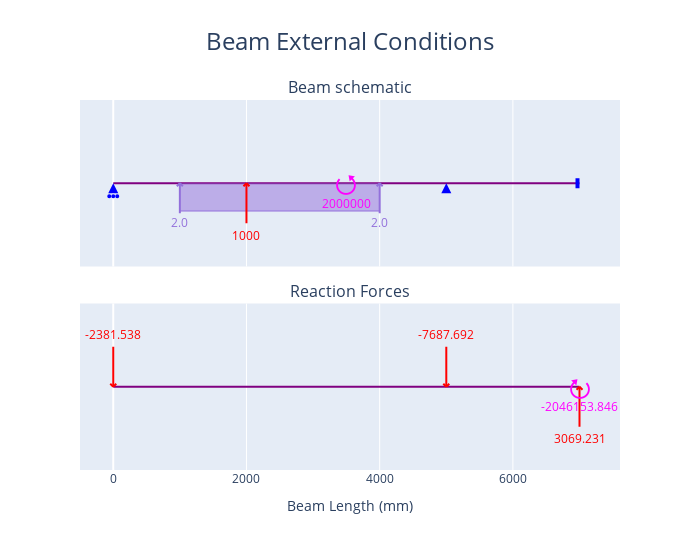
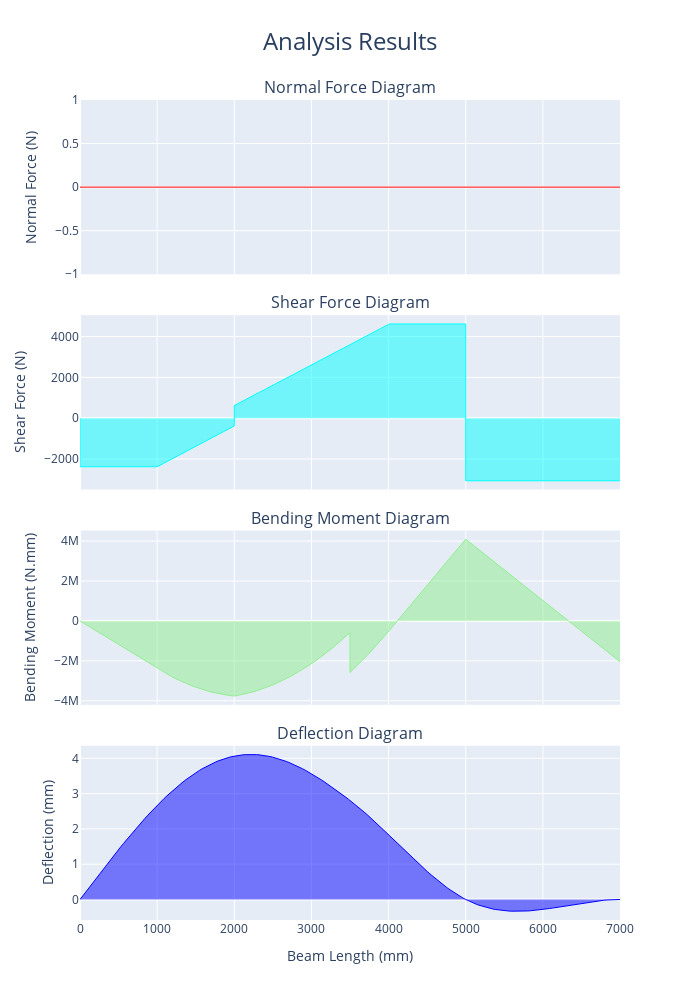
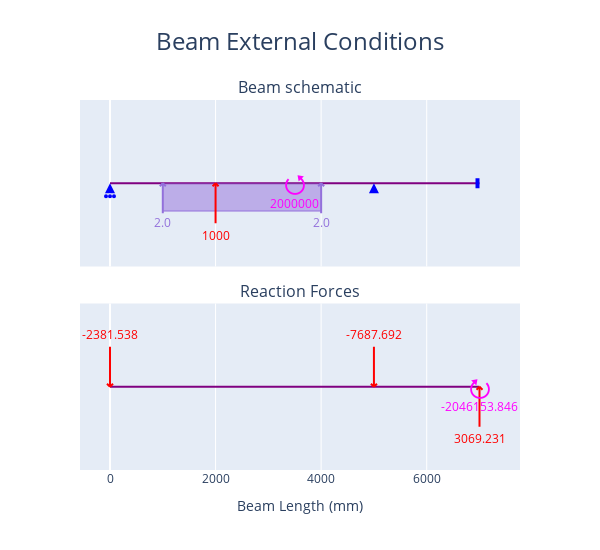
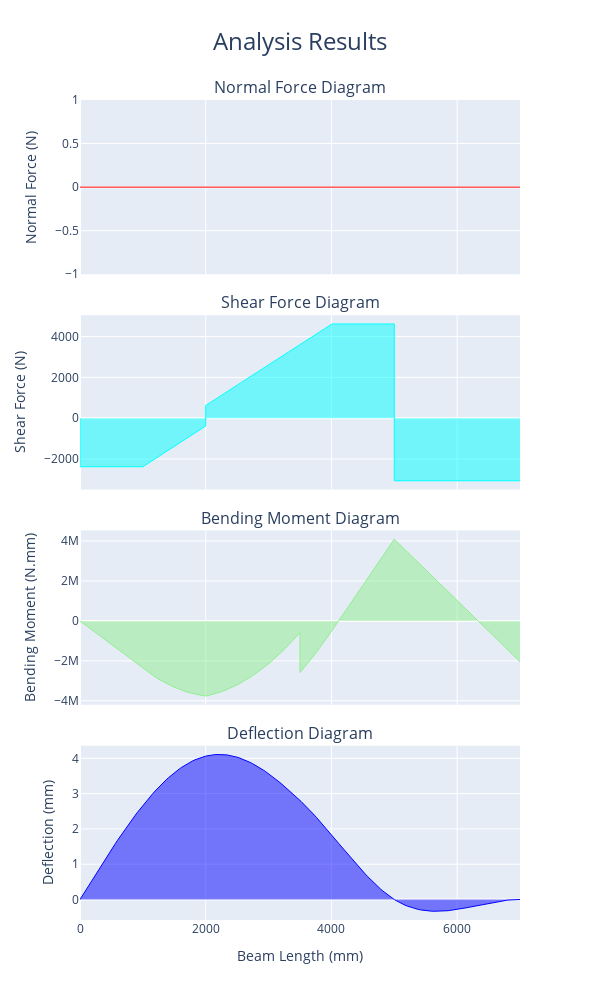

Notebook source saved alongside these figures, in order:
### Markdown cell above
## 2. Basic Usage (Readme example)

### Code cell
##arbritrary example defined in README.md
beam = Beam(7000)                          # Initialize a Beam object of length 9000 mm with E and I as defaults
beam_2 = Beam(9000,E=2000, I =100000)      # Initializa a Beam specifying some beam parameters

a = Support(5000,(1,1,0))                  # Defines a pin support at location x = 5000 mm  
b = Support(0,(0,1,0))                  # Defines a roller support at location x = 0 mm
c = Support(7000,(1,1,1))                  # Defines a fixed support at location x = 7000 mm
beam.add_supports(a,b,c)    

load_1 = PointLoadV(1000,2000)                # Defines a point load of 1000 N acting up, at location x = 2000 mm
load_2 = DistributedLoadV(2,(1000,4000))      # Defines a 2 N/mm UDL from location x = 1000 mm to x = 4000 mm 
load_3 = PointTorque(2*10**6, 3500)            # Defines a 2*10**6 N.mm point torque at location x = 3500 mm
beam.add_loads(load_1,load_2,load_3)    # Assign the support objects to a beam object created earlier

beam.analyse()


fig_1 = beam.plot_beam_external()
fig_1.show()

fig_2 = beam.plot_beam_internal()
fig_2.show()

fig_1.update_layout(width =600)
fig_2.update_layout(width =600)

#fig_1.write_image("./readme_example_external.png")
#fig_2.write_image("./readme_example_internal.png")

fig_1.write_html("./readme_example_external.html")
fig_2.write_html("./readme_example_internal.html")

### Figure 1 — Plotly figure (JSON) as saved in the notebook; plotly's stock layout.template omitted (floating-point values rounded to 4 significant figures; data arrays with more than 128 entries replaced by an {"elided": "..."} marker saying what was removed)
{"data": [{"hoverinfo": "skip", "hovertemplate": "%{x} mm", "line": {"color": "purple", "width": 2}, "mode": "lines", "name": "Beam_", "type": "scatter", "x": [0, 7000], "xaxis": "x", "y": [0, 0], "yaxis": "y"}, {"hoverinfo": "skip", "hovertemplate": "x: %{x} m<br>Fixed: %{meta[0]}", "marker": {"color": "blue", "size": 10, "symbol": "triangle-up"}, "meta": ["[0, 1, 0]"], "mode": "markers", "name": "Support", "opacity": 0, "showlegend": false, "type": "scatter", "x": [0], "xaxis": "x", "y": [0], "yaxis": "y"}, {"fill": "toself", "hoverinfo": "skip", "marker": {"color": "blue", "size": 10, "symbol": "arrow-up"}, "mode": "markers", "name": "Support", "showlegend": false, "type": "scatter", "x": [0], "xaxis": "x", "y": [0], "yaxis": "y"}, {"hoverinfo": "skip", "hovertemplate": "x: %{x} m<br>Fixed: %{meta[0]}", "marker": {"color": "blue", "size": 10, "symbol": "triangle-up"}, "meta": ["[1, 1, 0]"], "mode": "markers", "name": "Support", "opacity": 0, "showlegend": false, "type": "scatter", "x": [5000], "xaxis": "x", "y": [0], "yaxis": "y"}, {"fill": "toself", "hoverinfo": "skip", "marker": {"color": "blue", "size": 10, "symbol": "arrow-up"}, "mode": "markers", "name": "Support", "showlegend": false, "type": "scatter", "x": [5000], "xaxis": "x", "y": [0], "yaxis": "y"}, {"hoverinfo": "skip", "hovertemplate": "x: %{x} m<br>Fixed: %{meta[0]}", "marker": {"color": "blue", "size": 10, "symbol": "triangle-up"}, "meta": ["[1, 1, 1]"], "mode": "markers", "name": "Support", "opacity": 0, "showlegend": false, "type": "scatter", "x": [7000], "xaxis": "x", "y": [0], "yaxis": "y"}, {"hoverinfo": "skip", "hovertemplate": "x: %{meta[1]} mm<br>Force: %{meta[0]} N            <br>Angle: %{meta[2]} deg", "marker": {"color": "red", "size": 10, "symbol": "triangle-up"}, "meta": [1000, 2000, 90], "mode": "markers", "name": "Point<br>Load", "opacity": 0, "showlegend": false, "type": "scatter", "x": [2000], "xaxis": "x", "y": [0], "yaxis": "y"}, {"fill": "tozeroy", "hoverinfo": "skip", "hovertemplate": "", "line": {"color": "mediumpurple", "width": 1}, "mode": "lines", "name": "Distributed<br>Load", "type": "scatter", "x": {"elided": "1000 float values"}, "xaxis": "x", "y": {"elided": "1000 int values"}, "yaxis": "y"}, {"hoverinfo": "skip", "hovertemplate": "x: %{meta[0]} mm<br>Force: %{meta[1]} N/mm        <br>Angle: %{meta[2]} deg", "marker": {"color": "mediumpurple", "size": 10, "symbol": "triangle-up"}, "meta": [1000, 2, 90], "mode": "markers", "name": "Distributed<br>Load", "opacity": 0, "showlegend": false, "type": "scatter", "x": [1000], "xaxis": "x", "y": [0], "yaxis": "y"}, {"hoverinfo": "skip", "hovertemplate": "x: %{meta[0]} mm<br>Force: %{meta[1]} N/mm        <br>Angle: %{meta[2]} deg", "marker": {"color": "mediumpurple", "size": 10, "symbol": "triangle-up"}, "meta": [4000, 2, 90], "mode": "markers", "name": "Distributed<br>Load", "opacity": 0, "showlegend": false, "type": "scatter", "x": [4000], "xaxis": "x", "y": [0], "yaxis": "y"}, {"hoverinfo": "skip", "hovertemplate": "x: %{meta[1]} mm<br>Moment: %{meta[0]} N.mm", "marker": {"color": "magenta", "size": 10, "symbol": "triangle-up"}, "meta": [2000000, 3500], "mode": "markers", "name": "Point<br>Torque", "opacity": 0, "showlegend": false, "type": "scatter", "x": [3500], "xaxis": "x", "y": [0], "yaxis": "y"}, {"hoverinfo": "skip", "hovertemplate": "%{x} mm", "line": {"color": "purple", "width": 2}, "mode": "lines", "name": "Beam", "type": "scatter", "x": [0, 7000], "xaxis": "x2", "y": [0, 0], "yaxis": "y2"}, {"hoverinfo": "skip", "hovertemplate": "Reactions<br>x coord: %{x} mm<br>y: %{meta[1]} N", "marker": {"color": "red", "size": 10, "symbol": "triangle-up"}, "meta": [0, -2382.0, 0], "mode": "markers", "name": "Reaction", "opacity": 0, "showlegend": false, "type": "scatter", "x": [0], "xaxis": "x2", "y": [0], "yaxis": "y2"}, {"hoverinfo": "skip", "hovertemplate": "Reactions<br>x coord: %{x} mm<br>y: %{meta[1]} N", "marker": {"color": "red", "size": 10, "symbol": "triangle-up"}, "meta": [0, -7688.0, 0], "mode": "markers", "name": "Reaction", "opacity": 0, "showlegend": false, "type": "scatter", "x": [5000], "xaxis": "x2", "y": [0], "yaxis": "y2"}, {"hoverinfo": "skip", "hovertemplate": "Reactions<br>x coord: %{x} mm<br>y: %{meta[1]} N<br>m: %{meta[2]} N.mm", "marker": {"color": "red", "size": 10, "symbol": "triangle-up"}, "meta": [0, 3069.0, -2046000.0], "mode": "markers", "name": "Reaction", "opacity": 0, "showlegend": false, "type": "scatter", "x": [7000], "xaxis": "x2", "y": [0], "yaxis": "y2"}], "layout": {"annotations": [{"font": {"size": 16}, "showarrow": false, "text": "Beam schematic", "x": 0.5, "xanchor": "center", "xref": "paper", "y": 1, "yanchor": "bottom", "yref": "paper"}, {"font": {"size": 16}, "showarrow": false, "text": "Reaction Forces", "x": 0.5, "xanchor": "center", "xref": "paper", "y": 0.45, "yanchor": "bottom", "yref": "paper"}, {"font": {"color": "red"}, "showarrow": false, "text": "1000", "x": 2000, "xref": "x", "xshift": 0, "y": 0, "yref": "y", "yshift": -52}, {"font": {"color": "mediumpurple"}, "showarrow": false, "text": "2.0", "x": 1000, "xref": "x", "xshift": 0, "y": 0, "yref": "y", "yshift": -39}, {"font": {"color": "mediumpurple"}, "showarrow": false, "text": "2.0", "x": 4000, "xref": "x", "xshift": 0, "y": 0, "yref": "y", "yshift": -39}, {"font": {"color": "magenta", "size": 26}, "showarrow": false, "text": "⭯", "x": 3500, "xref": "x", "y": 0, "yref": "y", "yshift": 0}, {"font": {"color": "magenta"}, "showarrow": false, "text": "2000000", "x": 3500, "xref": "x", "y": 0, "yref": "y", "yshift": -20}, {"font": {"color": "red"}, "showarrow": false, "text": "-2381.538", "x": 0, "xref": "x2", "xshift": 0, "y": 0, "yref": "y2", "yshift": 52}, {"font": {"color": "red"}, "showarrow": false, "text": "-7687.692", "x": 5000, "xref": "x2", "xshift": 0, "y": 0, "yref": "y2", "yshift": 52}, {"font": {"color": "red"}, "showarrow": false, "text": "3069.231", "x": 7000, "xref": "x2", "xshift": 0, "y": 0, "yref": "y2", "yshift": -52}, {"font": {"color": "magenta", "size": 26}, "showarrow": false, "text": "⭮", "x": 7000, "xref": "x2", "y": 0, "yref": "y2", "yshift": 0}, {"font": {"color": "magenta"}, "showarrow": false, "text": "-2046153.846", "x": 7000, "xref": "x2", "y": 0, "yref": "y2", "yshift": -20}], "height": 550, "hovermode": "x", "shapes": [{"fillcolor": "blue", "line": {"color": "blue"}, "type": "circle", "x0": -1, "x1": 1, "xanchor": 0, "xref": "x", "xsizemode": "pixel", "y0": -14, "y1": -12, "yanchor": 0, "yref": "y", "ysizemode": "pixel"}, {"fillcolor": "blue", "line": {"color": "blue"}, "type": "circle", "x0": -5, "x1": -3, "xanchor": 0, "xref": "x", "xsizemode": "pixel", "y0": -14, "y1": -12, "yanchor": 0, "yref": "y", "ysizemode": "pixel"}, {"fillcolor": "blue", "line": {"color": "blue"}, "type": "circle", "x0": 3, "x1": 5, "xanchor": 0, "xref": "x", "xsizemode": "pixel", "y0": -14, "y1": -12, "yanchor": 0, "yref": "y", "ysizemode": "pixel"}, {"fillcolor": "blue", "line": {"color": "blue", "width": 4}, "type": "rect", "x0": -2, "x1": -2, "xanchor": 7000, "xref": "x", "xsizemode": "pixel", "y0": -5, "y1": 5, "yanchor": 0, "yref": "y", "ysizemode": "pixel"}, {"line": {"color": "red", "width": 2}, "type": "line", "x0": 0, "x1": 3, "xanchor": 2000, "xref": "x", "xsizemode": "pixel", "y0": 0, "y1": -3, "yanchor": 0, "yref": "y", "ysizemode": "pixel"}, {"line": {"color": "red", "width": 2}, "type": "line", "x0": 0, "x1": -3, "xanchor": 2000, "xref": "x", "xsizemode": "pixel", "y0": 0, "y1": -3, "yanchor": 0, "yref": "y", "ysizemode": "pixel"}, {"line": {"color": "red", "width": 2}, "type": "line", "x0": 0, "x1": 0, "xanchor": 2000, "xref": "x", "xsizemode": "pixel", "y0": 0, "y1": -40, "yanchor": 0, "yref": "y", "ysizemode": "pixel"}, {"line": {"color": "mediumpurple", "width": 2}, "type": "line", "x0": 0, "x1": 3, "xanchor": 1000, "xref": "x", "xsizemode": "pixel", "y0": 0, "y1": -3, "yanchor": 0, "yref": "y", "ysizemode": "pixel"}, {"line": {"color": "mediumpurple", "width": 2}, "type": "line", "x0": 0, "x1": -3, "xanchor": 1000, "xref": "x", "xsizemode": "pixel", "y0": 0, "y1": -3, "yanchor": 0, "yref": "y", "ysizemode": "pixel"}, {"line": {"color": "mediumpurple", "width": 2}, "type": "line", "x0": 0, "x1": 0, "xanchor": 1000, "xref": "x", "xsizemode": "pixel", "y0": 0, "y1": -30, "yanchor": 0, "yref": "y", "ysizemode": "pixel"}, {"line": {"color": "mediumpurple", "width": 2}, "type": "line", "x0": 0, "x1": 3, "xanchor": 4000, "xref": "x", "xsizemode": "pixel", "y0": 0, "y1": -3, "yanchor": 0, "yref": "y", "ysizemode": "pixel"}, {"line": {"color": "mediumpurple", "width": 2}, "type": "line", "x0": 0, "x1": -3, "xanchor": 4000, "xref": "x", "xsizemode": "pixel", "y0": 0, "y1": -3, "yanchor": 0, "yref": "y", "ysizemode": "pixel"}, {"line": {"color": "mediumpurple", "width": 2}, "type": "line", "x0": 0, "x1": 0, "xanchor": 4000, "xref": "x", "xsizemode": "pixel", "y0": 0, "y1": -30, "yanchor": 0, "yref": "y", "ysizemode": "pixel"}, {"line": {"color": "red", "width": 2}, "type": "line", "x0": 0, "x1": -3, "xanchor": 0, "xref": "x2", "xsizemode": "pixel", "y0": 0, "y1": 3, "yanchor": 0, "yref": "y2", "ysizemode": "pixel"}, {"line": {"color": "red", "width": 2}, "type": "line", "x0": 0, "x1": 3, "xanchor": 0, "xref": "x2", "xsizemode": "pixel", "y0": 0, "y1": 3, "yanchor": 0, "yref": "y2", "ysizemode": "pixel"}, {"line": {"color": "red", "width": 2}, "type": "line", "x0": 0, "x1": 0, "xanchor": 0, "xref": "x2", "xsizemode": "pixel", "y0": 0, "y1": 40, "yanchor": 0, "yref": "y2", "ysizemode": "pixel"}, {"line": {"color": "red", "width": 2}, "type": "line", "x0": 0, "x1": -3, "xanchor": 5000, "xref": "x2", "xsizemode": "pixel", "y0": 0, "y1": 3, "yanchor": 0, "yref": "y2", "ysizemode": "pixel"}, {"line": {"color": "red", "width": 2}, "type": "line", "x0": 0, "x1": 3, "xanchor": 5000, "xref": "x2", "xsizemode": "pixel", "y0": 0, "y1": 3, "yanchor": 0, "yref": "y2", "ysizemode": "pixel"}, {"line": {"color": "red", "width": 2}, "type": "line", "x0": 0, "x1": 0, "xanchor": 5000, "xref": "x2", "xsizemode": "pixel", "y0": 0, "y1": 40, "yanchor": 0, "yref": "y2", "ysizemode": "pixel"}, {"line": {"color": "red", "width": 2}, "type": "line", "x0": 0, "x1": 3, "xanchor": 7000, "xref": "x2", "xsizemode": "pixel", "y0": 0, "y1": -3, "yanchor": 0, "yref": "y2", "ysizemode": "pixel"}, {"line": {"color": "red", "width": 2}, "type": "line", "x0": 0, "x1": -3, "xanchor": 7000, "xref": "x2", "xsizemode": "pixel", "y0": 0, "y1": -3, "yanchor": 0, "yref": "y2", "ysizemode": "pixel"}, {"line": {"color": "red", "width": 2}, "type": "line", "x0": 0, "x1": 0, "xanchor": 7000, "xref": "x2", "xsizemode": "pixel", "y0": 0, "y1": -40, "yanchor": 0, "yref": "y2", "ysizemode": "pixel"}], "showlegend": false, "title": {"font": {"size": 24}, "text": "Beam External Conditions", "x": 0.5}, "width": 700, "xaxis": {"anchor": "y", "domain": [0, 1], "matches": "x2", "showticklabels": false}, "xaxis2": {"anchor": "y2", "domain": [0, 1], "title": {"text": "Beam Length (mm)"}}, "yaxis": {"anchor": "x", "domain": [0.55, 1], "fixedrange": true, "range": [-3, 3], "visible": false}, "yaxis2": {"anchor": "x2", "domain": [0, 0.45], "fixedrange": true, "range": [-3, 3], "visible": false}}}

### Figure 2 — Plotly figure (JSON) as saved in the notebook; plotly's stock layout.template omitted (floating-point values rounded to 4 significant figures; data arrays with more than 128 entries replaced by an {"elided": "..."} marker saying what was removed)
{"data": [{"fill": "tozeroy", "hovertemplate": "x: %{x:.3f} mm <br>f(x): %{y:.3f} ", "line": {"color": "red", "width": 1}, "mode": "lines", "name": "Normal Force", "type": "scatter", "x": {"elided": "212 float values"}, "xaxis": "x", "y": {"elided": "212 int values"}, "yaxis": "y"}, {"fill": "tozeroy", "hovertemplate": "x: %{x:.3f} mm <br>f(x): %{y:.3f} ", "line": {"color": "aqua", "width": 1}, "mode": "lines", "name": "Shear Force", "type": "scatter", "x": {"elided": "212 float values"}, "xaxis": "x2", "y": {"elided": "212 float values"}, "yaxis": "y2"}, {"fill": "tozeroy", "hovertemplate": "x: %{x:.3f} mm <br>f(x): %{y:.3f} ", "line": {"color": "lightgreen", "width": 1}, "mode": "lines", "name": "Bending Moment", "type": "scatter", "x": {"elided": "212 float values"}, "xaxis": "x3", "y": {"elided": "212 float values"}, "yaxis": "y3"}, {"fill": "tozeroy", "hovertemplate": "x: %{x:.3f} mm <br>f(x): %{y:.3f} ", "line": {"color": "blue", "width": 1}, "mode": "lines", "name": "Deflection", "type": "scatter", "x": {"elided": "212 float values"}, "xaxis": "x4", "y": {"elided": "212 float values"}, "yaxis": "y4"}], "layout": {"annotations": [{"font": {"size": 16}, "showarrow": false, "text": "Normal Force Diagram", "x": 0.5, "xanchor": "center", "xref": "paper", "y": 1, "yanchor": "bottom", "yref": "paper"}, {"font": {"size": 16}, "showarrow": false, "text": "Shear Force Diagram", "x": 0.5, "xanchor": "center", "xref": "paper", "y": 0.7375, "yanchor": "bottom", "yref": "paper"}, {"font": {"size": 16}, "showarrow": false, "text": "Bending Moment Diagram", "x": 0.5, "xanchor": "center", "xref": "paper", "y": 0.475, "yanchor": "bottom", "yref": "paper"}, {"font": {"size": 16}, "showarrow": false, "text": "Deflection Diagram", "x": 0.5, "xanchor": "center", "xref": "paper", "y": 0.2125, "yanchor": "bottom", "yref": "paper"}], "height": 1000, "showlegend": false, "title": {"font": {"size": 24}, "text": "Analysis Results", "x": 0.5}, "width": 700, "xaxis": {"anchor": "y", "domain": [0, 1], "matches": "x4", "showticklabels": false}, "xaxis2": {"anchor": "y2", "domain": [0, 1], "matches": "x4", "showticklabels": false}, "xaxis3": {"anchor": "y3", "domain": [0, 1], "matches": "x4", "showticklabels": false}, "xaxis4": {"anchor": "y4", "domain": [0, 1], "title": {"text": "Beam Length (mm)"}}, "yaxis": {"anchor": "x", "domain": [0.7875, 1], "title": {"text": "Normal Force (N)"}}, "yaxis2": {"anchor": "x2", "domain": [0.525, 0.7375], "title": {"text": "Shear Force (N)"}}, "yaxis3": {"anchor": "x3", "domain": [0.2625, 0.475], "title": {"text": "Bending Moment (N.mm)"}}, "yaxis4": {"anchor": "x4", "domain": [0, 0.2125], "title": {"text": "Deflection (mm)"}}}}

### Figure 3 — Plotly figure (JSON) as saved in the notebook; plotly's stock layout.template omitted (floating-point values rounded to 4 significant figures; data arrays with more than 128 entries replaced by an {"elided": "..."} marker saying what was removed)
{"data": [{"hoverinfo": "skip", "hovertemplate": "%{x} mm", "line": {"color": "purple", "width": 2}, "mode": "lines", "name": "Beam_", "type": "scatter", "x": [0, 7000], "xaxis": "x", "y": [0, 0], "yaxis": "y"}, {"hoverinfo": "skip", "hovertemplate": "x: %{x} m<br>Fixed: %{meta[0]}", "marker": {"color": "blue", "size": 10, "symbol": "triangle-up"}, "meta": ["[0, 1, 0]"], "mode": "markers", "name": "Support", "opacity": 0, "showlegend": false, "type": "scatter", "x": [0], "xaxis": "x", "y": [0], "yaxis": "y"}, {"fill": "toself", "hoverinfo": "skip", "marker": {"color": "blue", "size": 10, "symbol": "arrow-up"}, "mode": "markers", "name": "Support", "showlegend": false, "type": "scatter", "x": [0], "xaxis": "x", "y": [0], "yaxis": "y"}, {"hoverinfo": "skip", "hovertemplate": "x: %{x} m<br>Fixed: %{meta[0]}", "marker": {"color": "blue", "size": 10, "symbol": "triangle-up"}, "meta": ["[1, 1, 0]"], "mode": "markers", "name": "Support", "opacity": 0, "showlegend": false, "type": "scatter", "x": [5000], "xaxis": "x", "y": [0], "yaxis": "y"}, {"fill": "toself", "hoverinfo": "skip", "marker": {"color": "blue", "size": 10, "symbol": "arrow-up"}, "mode": "markers", "name": "Support", "showlegend": false, "type": "scatter", "x": [5000], "xaxis": "x", "y": [0], "yaxis": "y"}, {"hoverinfo": "skip", "hovertemplate": "x: %{x} m<br>Fixed: %{meta[0]}", "marker": {"color": "blue", "size": 10, "symbol": "triangle-up"}, "meta": ["[1, 1, 1]"], "mode": "markers", "name": "Support", "opacity": 0, "showlegend": false, "type": "scatter", "x": [7000], "xaxis": "x", "y": [0], "yaxis": "y"}, {"hoverinfo": "skip", "hovertemplate": "x: %{meta[1]} mm<br>Force: %{meta[0]} N            <br>Angle: %{meta[2]} deg", "marker": {"color": "red", "size": 10, "symbol": "triangle-up"}, "meta": [1000, 2000, 90], "mode": "markers", "name": "Point<br>Load", "opacity": 0, "showlegend": false, "type": "scatter", "x": [2000], "xaxis": "x", "y": [0], "yaxis": "y"}, {"fill": "tozeroy", "hoverinfo": "skip", "hovertemplate": "", "line": {"color": "mediumpurple", "width": 1}, "mode": "lines", "name": "Distributed<br>Load", "type": "scatter", "x": {"elided": "1000 float values"}, "xaxis": "x", "y": {"elided": "1000 int values"}, "yaxis": "y"}, {"hoverinfo": "skip", "hovertemplate": "x: %{meta[0]} mm<br>Force: %{meta[1]} N/mm        <br>Angle: %{meta[2]} deg", "marker": {"color": "mediumpurple", "size": 10, "symbol": "triangle-up"}, "meta": [1000, 2, 90], "mode": "markers", "name": "Distributed<br>Load", "opacity": 0, "showlegend": false, "type": "scatter", "x": [1000], "xaxis": "x", "y": [0], "yaxis": "y"}, {"hoverinfo": "skip", "hovertemplate": "x: %{meta[0]} mm<br>Force: %{meta[1]} N/mm        <br>Angle: %{meta[2]} deg", "marker": {"color": "mediumpurple", "size": 10, "symbol": "triangle-up"}, "meta": [4000, 2, 90], "mode": "markers", "name": "Distributed<br>Load", "opacity": 0, "showlegend": false, "type": "scatter", "x": [4000], "xaxis": "x", "y": [0], "yaxis": "y"}, {"hoverinfo": "skip", "hovertemplate": "x: %{meta[1]} mm<br>Moment: %{meta[0]} N.mm", "marker": {"color": "magenta", "size": 10, "symbol": "triangle-up"}, "meta": [2000000, 3500], "mode": "markers", "name": "Point<br>Torque", "opacity": 0, "showlegend": false, "type": "scatter", "x": [3500], "xaxis": "x", "y": [0], "yaxis": "y"}, {"hoverinfo": "skip", "hovertemplate": "%{x} mm", "line": {"color": "purple", "width": 2}, "mode": "lines", "name": "Beam", "type": "scatter", "x": [0, 7000], "xaxis": "x2", "y": [0, 0], "yaxis": "y2"}, {"hoverinfo": "skip", "hovertemplate": "Reactions<br>x coord: %{x} mm<br>y: %{meta[1]} N", "marker": {"color": "red", "size": 10, "symbol": "triangle-up"}, "meta": [0, -2382.0, 0], "mode": "markers", "name": "Reaction", "opacity": 0, "showlegend": false, "type": "scatter", "x": [0], "xaxis": "x2", "y": [0], "yaxis": "y2"}, {"hoverinfo": "skip", "hovertemplate": "Reactions<br>x coord: %{x} mm<br>y: %{meta[1]} N", "marker": {"color": "red", "size": 10, "symbol": "triangle-up"}, "meta": [0, -7688.0, 0], "mode": "markers", "name": "Reaction", "opacity": 0, "showlegend": false, "type": "scatter", "x": [5000], "xaxis": "x2", "y": [0], "yaxis": "y2"}, {"hoverinfo": "skip", "hovertemplate": "Reactions<br>x coord: %{x} mm<br>y: %{meta[1]} N<br>m: %{meta[2]} N.mm", "marker": {"color": "red", "size": 10, "symbol": "triangle-up"}, "meta": [0, 3069.0, -2046000.0], "mode": "markers", "name": "Reaction", "opacity": 0, "showlegend": false, "type": "scatter", "x": [7000], "xaxis": "x2", "y": [0], "yaxis": "y2"}], "layout": {"annotations": [{"font": {"size": 16}, "showarrow": false, "text": "Beam schematic", "x": 0.5, "xanchor": "center", "xref": "paper", "y": 1, "yanchor": "bottom", "yref": "paper"}, {"font": {"size": 16}, "showarrow": false, "text": "Reaction Forces", "x": 0.5, "xanchor": "center", "xref": "paper", "y": 0.45, "yanchor": "bottom", "yref": "paper"}, {"font": {"color": "red"}, "showarrow": false, "text": "1000", "x": 2000, "xref": "x", "xshift": 0, "y": 0, "yref": "y", "yshift": -52}, {"font": {"color": "mediumpurple"}, "showarrow": false, "text": "2.0", "x": 1000, "xref": "x", "xshift": 0, "y": 0, "yref": "y", "yshift": -39}, {"font": {"color": "mediumpurple"}, "showarrow": false, "text": "2.0", "x": 4000, "xref": "x", "xshift": 0, "y": 0, "yref": "y", "yshift": -39}, {"font": {"color": "magenta", "size": 26}, "showarrow": false, "text": "⭯", "x": 3500, "xref": "x", "y": 0, "yref": "y", "yshift": 0}, {"font": {"color": "magenta"}, "showarrow": false, "text": "2000000", "x": 3500, "xref": "x", "y": 0, "yref": "y", "yshift": -20}, {"font": {"color": "red"}, "showarrow": false, "text": "-2381.538", "x": 0, "xref": "x2", "xshift": 0, "y": 0, "yref": "y2", "yshift": 52}, {"font": {"color": "red"}, "showarrow": false, "text": "-7687.692", "x": 5000, "xref": "x2", "xshift": 0, "y": 0, "yref": "y2", "yshift": 52}, {"font": {"color": "red"}, "showarrow": false, "text": "3069.231", "x": 7000, "xref": "x2", "xshift": 0, "y": 0, "yref": "y2", "yshift": -52}, {"font": {"color": "magenta", "size": 26}, "showarrow": false, "text": "⭮", "x": 7000, "xref": "x2", "y": 0, "yref": "y2", "yshift": 0}, {"font": {"color": "magenta"}, "showarrow": false, "text": "-2046153.846", "x": 7000, "xref": "x2", "y": 0, "yref": "y2", "yshift": -20}], "height": 550, "hovermode": "x", "shapes": [{"fillcolor": "blue", "line": {"color": "blue"}, "type": "circle", "x0": -1, "x1": 1, "xanchor": 0, "xref": "x", "xsizemode": "pixel", "y0": -14, "y1": -12, "yanchor": 0, "yref": "y", "ysizemode": "pixel"}, {"fillcolor": "blue", "line": {"color": "blue"}, "type": "circle", "x0": -5, "x1": -3, "xanchor": 0, "xref": "x", "xsizemode": "pixel", "y0": -14, "y1": -12, "yanchor": 0, "yref": "y", "ysizemode": "pixel"}, {"fillcolor": "blue", "line": {"color": "blue"}, "type": "circle", "x0": 3, "x1": 5, "xanchor": 0, "xref": "x", "xsizemode": "pixel", "y0": -14, "y1": -12, "yanchor": 0, "yref": "y", "ysizemode": "pixel"}, {"fillcolor": "blue", "line": {"color": "blue", "width": 4}, "type": "rect", "x0": -2, "x1": -2, "xanchor": 7000, "xref": "x", "xsizemode": "pixel", "y0": -5, "y1": 5, "yanchor": 0, "yref": "y", "ysizemode": "pixel"}, {"line": {"color": "red", "width": 2}, "type": "line", "x0": 0, "x1": 3, "xanchor": 2000, "xref": "x", "xsizemode": "pixel", "y0": 0, "y1": -3, "yanchor": 0, "yref": "y", "ysizemode": "pixel"}, {"line": {"color": "red", "width": 2}, "type": "line", "x0": 0, "x1": -3, "xanchor": 2000, "xref": "x", "xsizemode": "pixel", "y0": 0, "y1": -3, "yanchor": 0, "yref": "y", "ysizemode": "pixel"}, {"line": {"color": "red", "width": 2}, "type": "line", "x0": 0, "x1": 0, "xanchor": 2000, "xref": "x", "xsizemode": "pixel", "y0": 0, "y1": -40, "yanchor": 0, "yref": "y", "ysizemode": "pixel"}, {"line": {"color": "mediumpurple", "width": 2}, "type": "line", "x0": 0, "x1": 3, "xanchor": 1000, "xref": "x", "xsizemode": "pixel", "y0": 0, "y1": -3, "yanchor": 0, "yref": "y", "ysizemode": "pixel"}, {"line": {"color": "mediumpurple", "width": 2}, "type": "line", "x0": 0, "x1": -3, "xanchor": 1000, "xref": "x", "xsizemode": "pixel", "y0": 0, "y1": -3, "yanchor": 0, "yref": "y", "ysizemode": "pixel"}, {"line": {"color": "mediumpurple", "width": 2}, "type": "line", "x0": 0, "x1": 0, "xanchor": 1000, "xref": "x", "xsizemode": "pixel", "y0": 0, "y1": -30, "yanchor": 0, "yref": "y", "ysizemode": "pixel"}, {"line": {"color": "mediumpurple", "width": 2}, "type": "line", "x0": 0, "x1": 3, "xanchor": 4000, "xref": "x", "xsizemode": "pixel", "y0": 0, "y1": -3, "yanchor": 0, "yref": "y", "ysizemode": "pixel"}, {"line": {"color": "mediumpurple", "width": 2}, "type": "line", "x0": 0, "x1": -3, "xanchor": 4000, "xref": "x", "xsizemode": "pixel", "y0": 0, "y1": -3, "yanchor": 0, "yref": "y", "ysizemode": "pixel"}, {"line": {"color": "mediumpurple", "width": 2}, "type": "line", "x0": 0, "x1": 0, "xanchor": 4000, "xref": "x", "xsizemode": "pixel", "y0": 0, "y1": -30, "yanchor": 0, "yref": "y", "ysizemode": "pixel"}, {"line": {"color": "red", "width": 2}, "type": "line", "x0": 0, "x1": -3, "xanchor": 0, "xref": "x2", "xsizemode": "pixel", "y0": 0, "y1": 3, "yanchor": 0, "yref": "y2", "ysizemode": "pixel"}, {"line": {"color": "red", "width": 2}, "type": "line", "x0": 0, "x1": 3, "xanchor": 0, "xref": "x2", "xsizemode": "pixel", "y0": 0, "y1": 3, "yanchor": 0, "yref": "y2", "ysizemode": "pixel"}, {"line": {"color": "red", "width": 2}, "type": "line", "x0": 0, "x1": 0, "xanchor": 0, "xref": "x2", "xsizemode": "pixel", "y0": 0, "y1": 40, "yanchor": 0, "yref": "y2", "ysizemode": "pixel"}, {"line": {"color": "red", "width": 2}, "type": "line", "x0": 0, "x1": -3, "xanchor": 5000, "xref": "x2", "xsizemode": "pixel", "y0": 0, "y1": 3, "yanchor": 0, "yref": "y2", "ysizemode": "pixel"}, {"line": {"color": "red", "width": 2}, "type": "line", "x0": 0, "x1": 3, "xanchor": 5000, "xref": "x2", "xsizemode": "pixel", "y0": 0, "y1": 3, "yanchor": 0, "yref": "y2", "ysizemode": "pixel"}, {"line": {"color": "red", "width": 2}, "type": "line", "x0": 0, "x1": 0, "xanchor": 5000, "xref": "x2", "xsizemode": "pixel", "y0": 0, "y1": 40, "yanchor": 0, "yref": "y2", "ysizemode": "pixel"}, {"line": {"color": "red", "width": 2}, "type": "line", "x0": 0, "x1": 3, "xanchor": 7000, "xref": "x2", "xsizemode": "pixel", "y0": 0, "y1": -3, "yanchor": 0, "yref": "y2", "ysizemode": "pixel"}, {"line": {"color": "red", "width": 2}, "type": "line", "x0": 0, "x1": -3, "xanchor": 7000, "xref": "x2", "xsizemode": "pixel", "y0": 0, "y1": -3, "yanchor": 0, "yref": "y2", "ysizemode": "pixel"}, {"line": {"color": "red", "width": 2}, "type": "line", "x0": 0, "x1": 0, "xanchor": 7000, "xref": "x2", "xsizemode": "pixel", "y0": 0, "y1": -40, "yanchor": 0, "yref": "y2", "ysizemode": "pixel"}], "showlegend": false, "title": {"font": {"size": 24}, "text": "Beam External Conditions", "x": 0.5}, "width": 600, "xaxis": {"anchor": "y", "domain": [0, 1], "matches": "x2", "showticklabels": false}, "xaxis2": {"anchor": "y2", "domain": [0, 1], "title": {"text": "Beam Length (mm)"}}, "yaxis": {"anchor": "x", "domain": [0.55, 1], "fixedrange": true, "range": [-3, 3], "visible": false}, "yaxis2": {"anchor": "x2", "domain": [0, 0.45], "fixedrange": true, "range": [-3, 3], "visible": false}}}

### Figure 4 — Plotly figure (JSON) as saved in the notebook; plotly's stock layout.template omitted (floating-point values rounded to 4 significant figures; data arrays with more than 128 entries replaced by an {"elided": "..."} marker saying what was removed)
{"data": [{"fill": "tozeroy", "hovertemplate": "x: %{x:.3f} mm <br>f(x): %{y:.3f} ", "line": {"color": "red", "width": 1}, "mode": "lines", "name": "Normal Force", "type": "scatter", "x": {"elided": "212 float values"}, "xaxis": "x", "y": {"elided": "212 int values"}, "yaxis": "y"}, {"fill": "tozeroy", "hovertemplate": "x: %{x:.3f} mm <br>f(x): %{y:.3f} ", "line": {"color": "aqua", "width": 1}, "mode": "lines", "name": "Shear Force", "type": "scatter", "x": {"elided": "212 float values"}, "xaxis": "x2", "y": {"elided": "212 float values"}, "yaxis": "y2"}, {"fill": "tozeroy", "hovertemplate": "x: %{x:.3f} mm <br>f(x): %{y:.3f} ", "line": {"color": "lightgreen", "width": 1}, "mode": "lines", "name": "Bending Moment", "type": "scatter", "x": {"elided": "212 float values"}, "xaxis": "x3", "y": {"elided": "212 float values"}, "yaxis": "y3"}, {"fill": "tozeroy", "hovertemplate": "x: %{x:.3f} mm <br>f(x): %{y:.3f} ", "line": {"color": "blue", "width": 1}, "mode": "lines", "name": "Deflection", "type": "scatter", "x": {"elided": "212 float values"}, "xaxis": "x4", "y": {"elided": "212 float values"}, "yaxis": "y4"}], "layout": {"annotations": [{"font": {"size": 16}, "showarrow": false, "text": "Normal Force Diagram", "x": 0.5, "xanchor": "center", "xref": "paper", "y": 1, "yanchor": "bottom", "yref": "paper"}, {"font": {"size": 16}, "showarrow": false, "text": "Shear Force Diagram", "x": 0.5, "xanchor": "center", "xref": "paper", "y": 0.7375, "yanchor": "bottom", "yref": "paper"}, {"font": {"size": 16}, "showarrow": false, "text": "Bending Moment Diagram", "x": 0.5, "xanchor": "center", "xref": "paper", "y": 0.475, "yanchor": "bottom", "yref": "paper"}, {"font": {"size": 16}, "showarrow": false, "text": "Deflection Diagram", "x": 0.5, "xanchor": "center", "xref": "paper", "y": 0.2125, "yanchor": "bottom", "yref": "paper"}], "height": 1000, "showlegend": false, "title": {"font": {"size": 24}, "text": "Analysis Results", "x": 0.5}, "width": 600, "xaxis": {"anchor": "y", "domain": [0, 1], "matches": "x4", "showticklabels": false}, "xaxis2": {"anchor": "y2", "domain": [0, 1], "matches": "x4", "showticklabels": false}, "xaxis3": {"anchor": "y3", "domain": [0, 1], "matches": "x4", "showticklabels": false}, "xaxis4": {"anchor": "y4", "domain": [0, 1], "title": {"text": "Beam Length (mm)"}}, "yaxis": {"anchor": "x", "domain": [0.7875, 1], "title": {"text": "Normal Force (N)"}}, "yaxis2": {"anchor": "x2", "domain": [0.525, 0.7375], "title": {"text": "Shear Force (N)"}}, "yaxis3": {"anchor": "x3", "domain": [0.2625, 0.475], "title": {"text": "Bending Moment (N.mm)"}}, "yaxis4": {"anchor": "x4", "domain": [0, 0.2125], "title": {"text": "Deflection (mm)"}}}}
